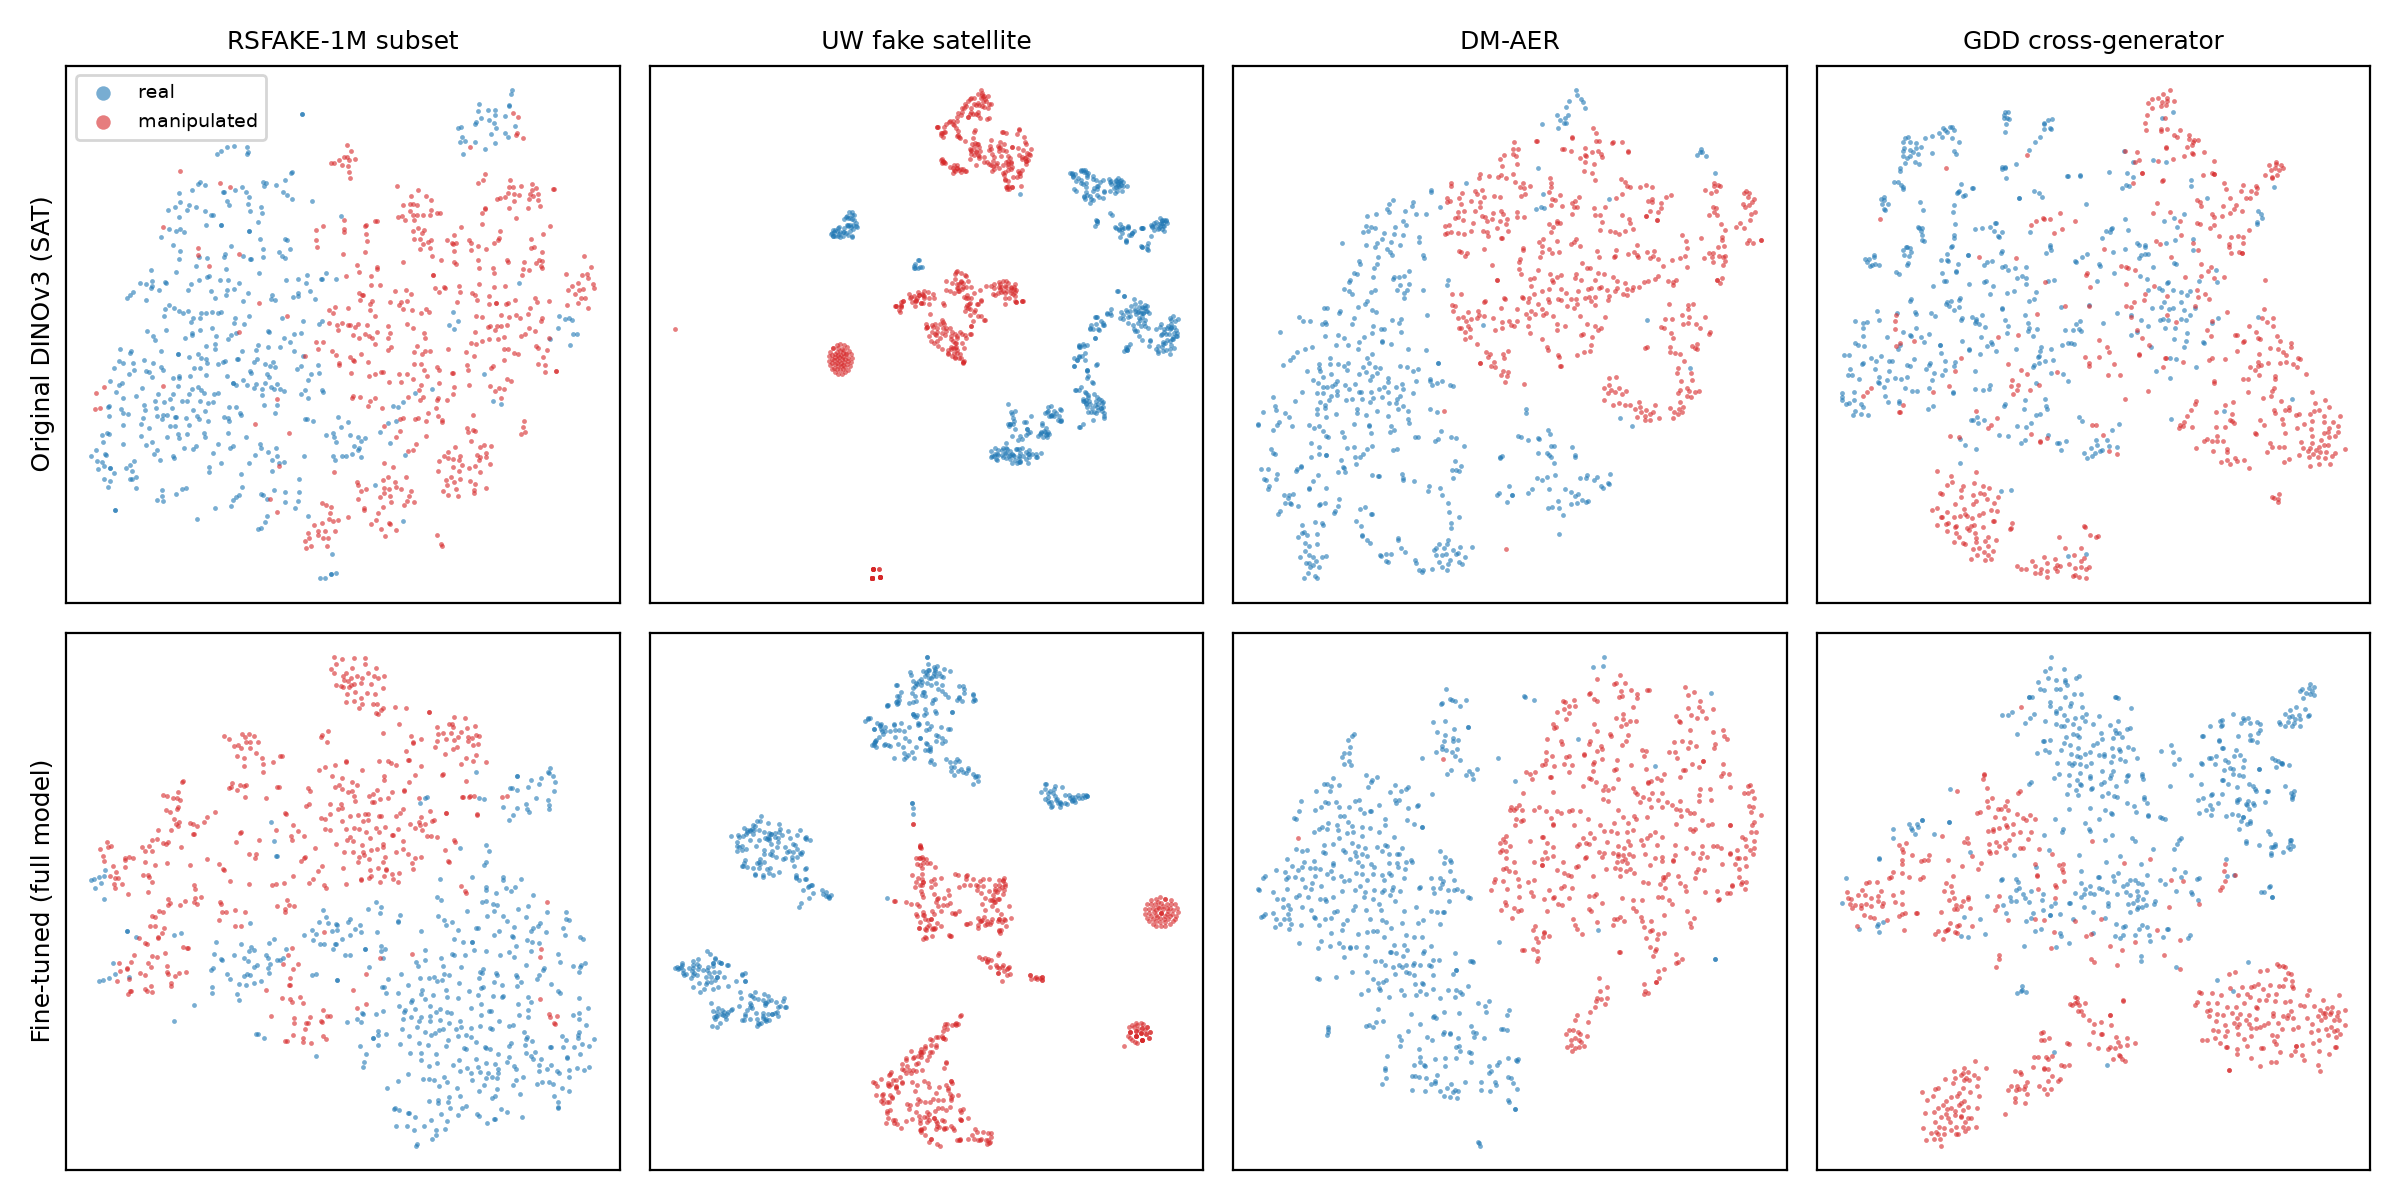

Write Python code to recreate this figure.
#!/usr/bin/env python3
"""t-SNE of frozen CLS features, real vs manipulated. Settings fixed in FEWSHOT_PROTOCOL.md (addendum).
Illustration only. CPU. Does not overwrite an existing figure."""
import json, sys
from pathlib import Path
import numpy as np
import matplotlib
matplotlib.use("Agg")
import matplotlib.pyplot as plt
from sklearn.decomposition import PCA
from sklearn.manifold import TSNE

HERE = Path(__file__).resolve().parent
FEAT = Path.home() / "data" / "features" / "fewshot_cls384"
EXS = [("sat_orig", "Original DINOv3 (SAT)"), ("full_s42", "Fine-tuned (full model)")]
SETS = [("rsfake", "RSFAKE-1M subset"), ("uw", "UW fake satellite"), ("dmaer", "DM-AER"), ("gdd_crossgenerator", "GDD cross-generator")]
N = 500
out = HERE / "tsne_features.png"
if out.exists():
    sys.exit(f"{out} exists; not overwriting")
fig, axes = plt.subplots(len(EXS), len(SETS), figsize=(3.0 * len(SETS), 3.0 * len(EXS)), dpi=200)
info = {}
for j, (d, dl) in enumerate(SETS):
    meta = json.loads((FEAT / EXS[0][0] / f"{d}.ids.json").read_text())
    y = np.array([m["label"] for m in meta]); rs = np.random.RandomState(0)
    sel = np.sort(np.concatenate([rs.choice(np.flatnonzero(y == c), min(N, int((y == c).sum())), replace=False) for c in (0, 1)]))
    info[d] = {"n_real": int((y[sel] == 0).sum()), "n_manipulated": int((y[sel] == 1).sum())}
    for i, (ex, el) in enumerate(EXS):
        m2 = json.loads((FEAT / ex / f"{d}.ids.json").read_text())
        assert [m["id"] for m in m2] == [m["id"] for m in meta]
        F = np.load(FEAT / ex / f"{d}.npy").astype(np.float64)[sel]
        F /= np.linalg.norm(F, axis=1, keepdims=True) + 1e-12
        Z = TSNE(n_components=2, perplexity=30, init="pca", random_state=0).fit_transform(PCA(50, random_state=0).fit_transform(F))
        ax = axes[i, j]
        for c, col, lab in ((0, "#1f77b4", "real"), (1, "#d62728", "manipulated")):
            ax.scatter(Z[y[sel] == c, 0], Z[y[sel] == c, 1], s=3, c=col, alpha=0.6, linewidths=0, label=lab)
        ax.set_xticks([]); ax.set_yticks([])
        if i == 0: ax.set_title(dl, fontsize=9)
        if j == 0: ax.set_ylabel(el, fontsize=9)
axes[0, 0].legend(fontsize=7, markerscale=3, loc="best", frameon=True)
fig.tight_layout(); fig.savefig(out)
(HERE / "tsne_features.json").write_text(json.dumps({"protocol": "FEWSHOT_PROTOCOL.md addendum", "perplexity": 30, "pca": 50, "random_state": 0, "samples": info}, indent=1))
print("[save]", out, info)
